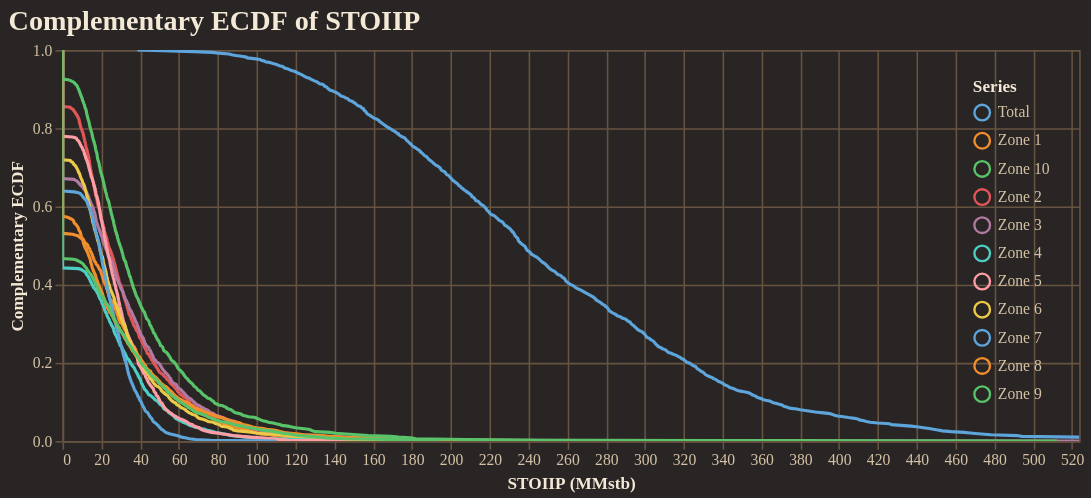

Here is the notebook cell this chart was saved with:
### Code cell
fig = plotter.prospect_volumetric_ecdf_plot(
    figsize=(650, 250),
    backend=PLOTTING_BACKEND
)
fig.show()

### Figure 1 — Vega-Lite specification as saved in the notebook (floating-point values rounded to 4 significant figures; data arrays with more than 128 entries replaced by an {"elided": "..."} marker saying what was removed)
{"config": {"background": "#292524", "view": {"fill": "#292524", "stroke": "#665340"}, "title": {"color": "#f4e9d7", "font": "Merriweather", "fontSize": 18, "fontWeight": 600, "subtitleColor": "#d5c2a6", "anchor": "start"}, "axis": {"domainColor": "#665340", "gridColor": "#665340", "tickColor": "#665340", "labelColor": "#d5c2a6", "titleColor": "#f4e9d7", "labelFont": "Merriweather", "titleFont": "Merriweather"}, "legend": {"titleColor": "#f4e9d7", "labelColor": "#d5c2a6", "labelFont": "Merriweather", "titleFont": "Merriweather", "orient": "top-right", "symbolType": "circle"}, "header": {"labelColor": "#d5c2a6", "titleColor": "#f4e9d7", "labelFont": "Merriweather", "titleFont": "Merriweather"}, "mark": {"color": "#c78d3b"}, "line": {"color": "#c78d3b"}, "bar": {"color": "#c78d3b"}, "point": {"color": "#ddb06d"}, "area": {"color": "#c78d3b", "opacity": 0.35}, "text": {"color": "#f4e9d7", "font": "Merriweather"}, "range": {"category": ["#5DA5DA", "#F28E2B", "#59C36A", "#E15759", "#B07AA1", "#4ECDC4", "#FF9DA7", "#EDC948"]}}, "layer": [{"mark": {"type": "line", "clip": true, "strokeWidth": 2}, "encoding": {"color": {"field": "series", "title": "Series", "type": "nominal"}, "tooltip": [{"field": "series", "title": "Series", "type": "nominal"}, {"field": "stoiip_mmstb", "format": ",.2f", "title": "STOIIP (MMstb)", "type": "quantitative"}, {"field": "exceedance_probability", "format": ".3f", "title": "Exceedance", "type": "quantitative"}], "x": {"field": "stoiip_mmstb", "title": "STOIIP (MMstb)", "type": "quantitative"}, "y": {"field": "exceedance_probability", "scale": {"domain": [0, 1]}, "title": "Complementary ECDF", "type": "quantitative"}}}], "data": {"name": "data-275917aac7b7cbf795fa9b9bcb5fe65d"}, "encoding": {"x": {"field": "stoiip_mmstb", "scale": {"domain": [0, 523.7]}, "type": "quantitative"}}, "height": 250, "title": "Complementary ECDF of STOIIP", "width": 650, "$schema": "https://vega.github.io/schema/vega-lite/v5.20.1.json", "datasets": {"data-275917aac7b7cbf795fa9b9bcb5fe65d": {"elided": "5500 records"}}}
